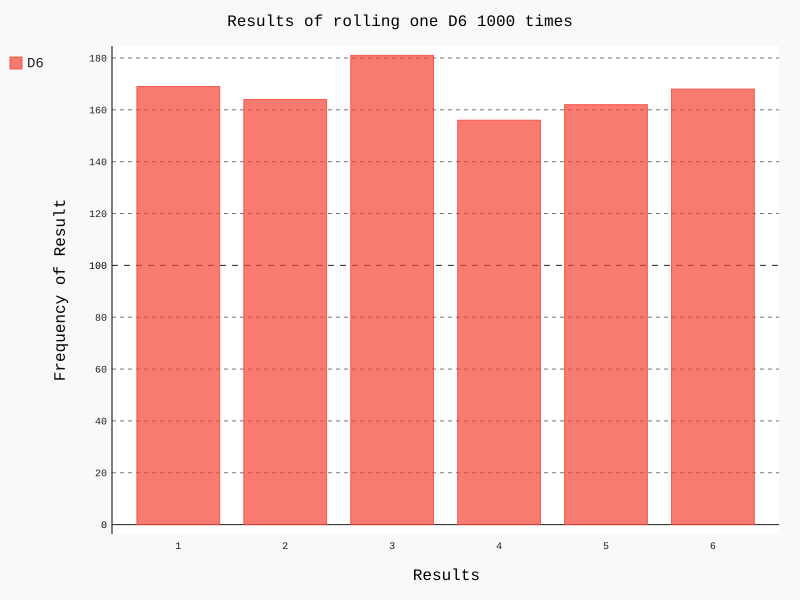

The Python source for this figure:
import pygal
from die import Die

# Create a D6
die = Die()

# Make some rolls, and store results in a list
results = []
for roll_num in range(1000):
    result = die.roll()
    results.append(result)

# Analyze the results
frequencies = []
for value in range(1, die.num_sides+1):
    frequency = results.count(value)
    frequencies.append(frequency)

# Visualize the results
hist = pygal.Bar()

hist.title = "Results of rolling one D6 1000 times"
hist.x_labels = ['1', '2', '3', '4', '5', '6']
hist.x_title = "Results"
hist.y_title = "Frequency of Result"

hist.add('D6', frequencies)
hist.render_to_file('die_visual.svg')
